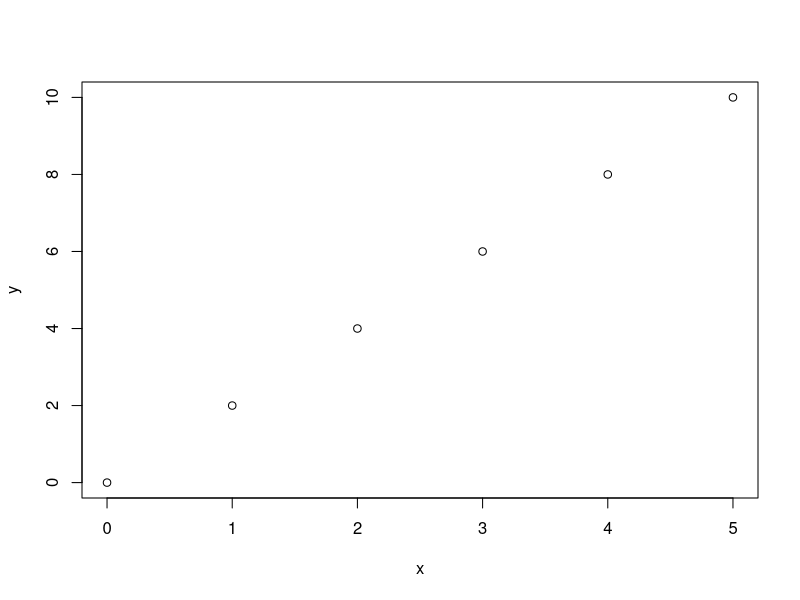
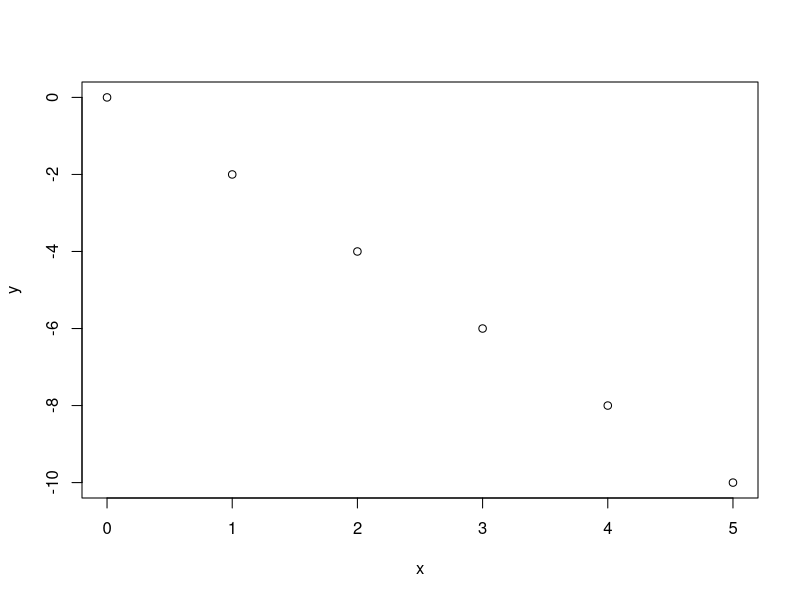
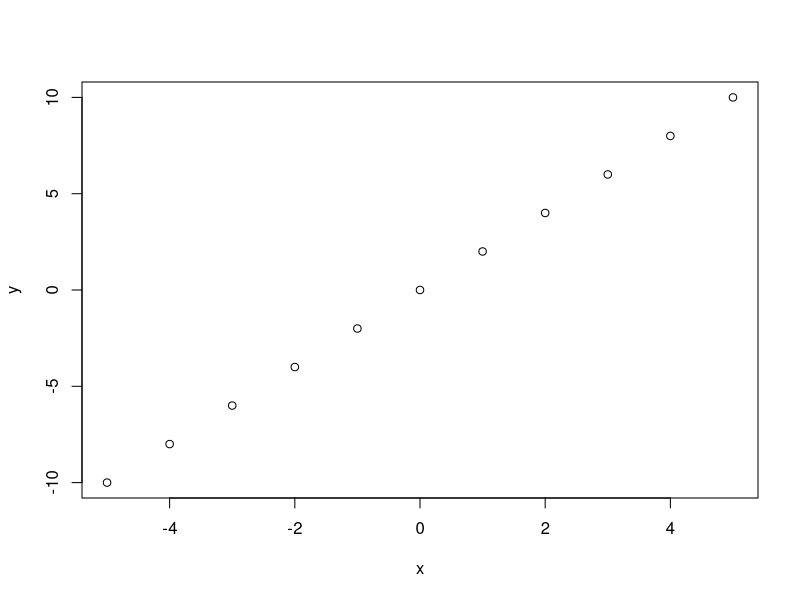
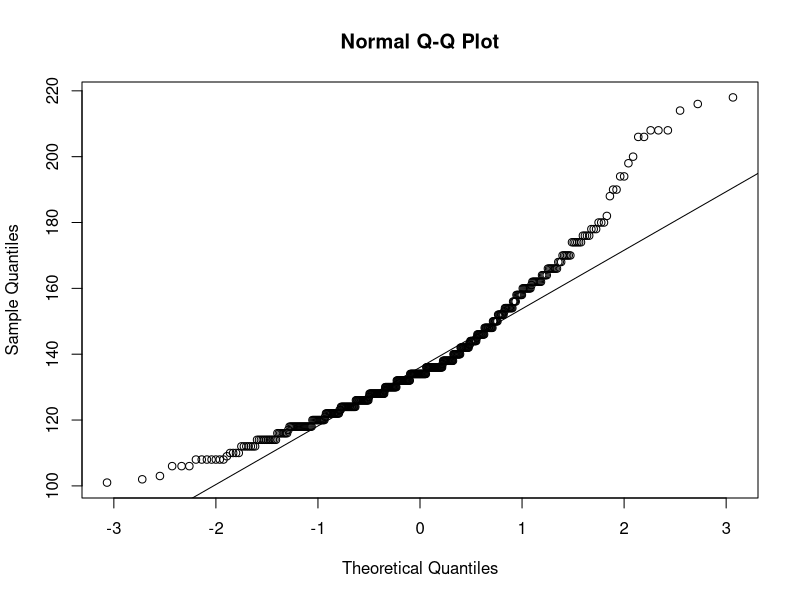
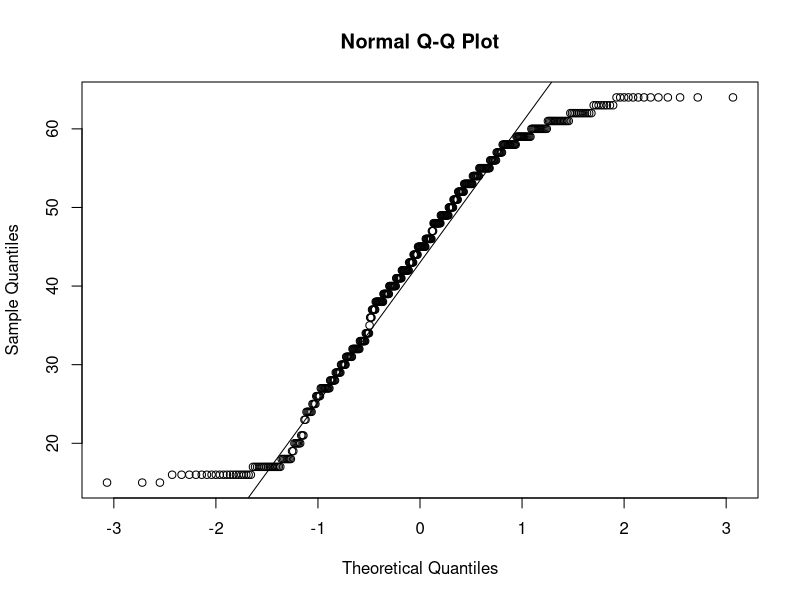
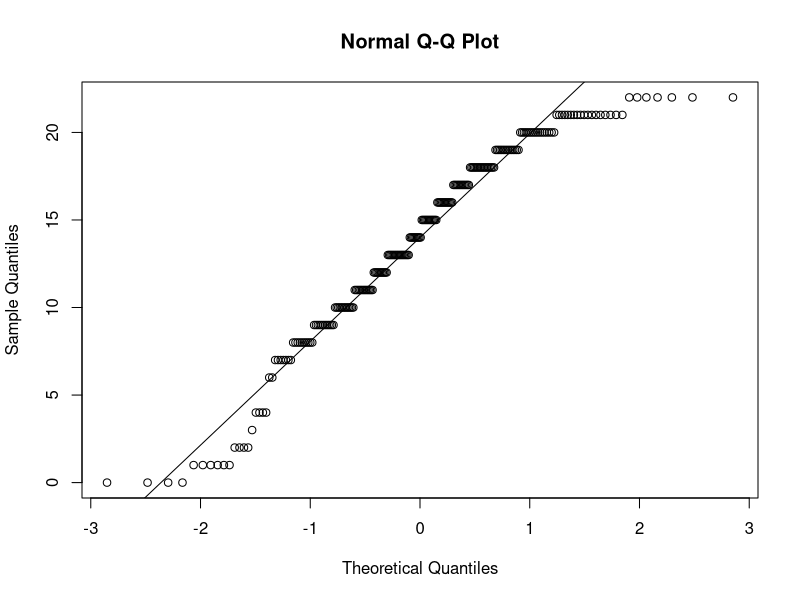
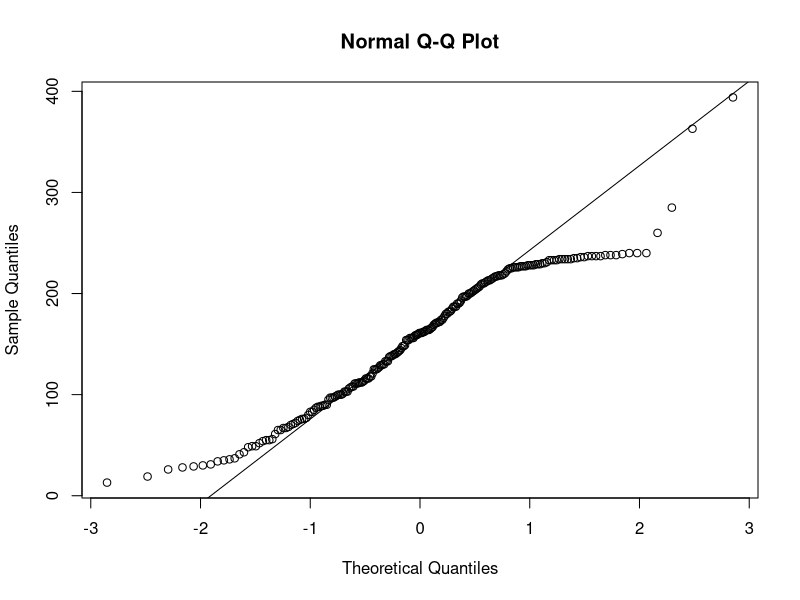
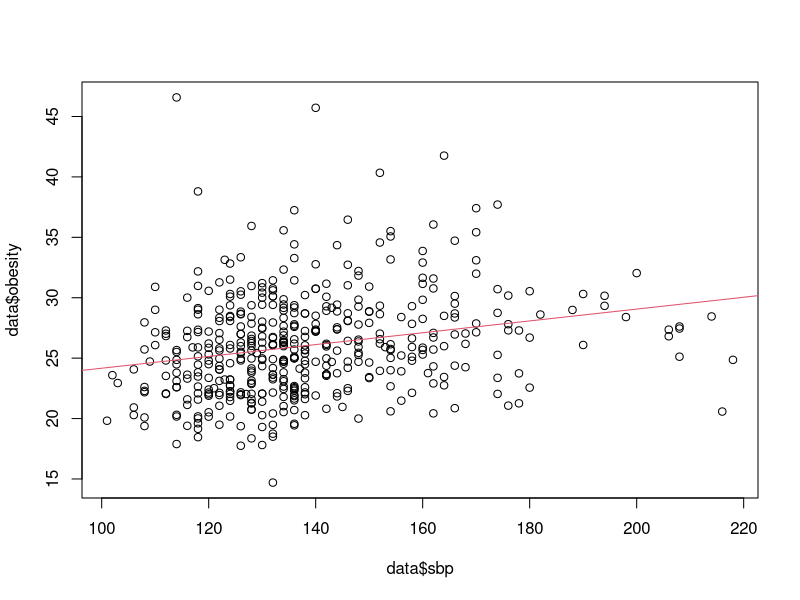

Write the R code that produced these figures, in order.
# Recap Exercises
# 1) F-Test
# 2) Similar comparing average of two samples, unpaired t is mean and paramteric, MW U is mediam and non-paramentric
# 3) No non-parametric, uses ranks of vars and doesn't assume normality 
# 4) x Testing whether a population is likely to have a given proportion of successes, given a sample
# 5) x chi-square and fishers exact are to test for association between vars, f exact is for small samples
# 6) type I error is false reject of H0 (false positive), type II error is false reject of H1 (false negative)


x<- c(0, 1, 2, 3, 4, 5)
y<- c(0, 2, 4, 6, 8, 10)
plot(x,y)


# Exercise 1
# 1) 
x <- c(0, 1, 2, 3, 4, 5)
y <- c(0, -2, -4, -6, -8, -10)
plot(x,y)
# y = -2x
# 2)
x <- c(-5, -4, -3, -2, -1,0, 1, 2, 3, 4, 5)
y <- c (-10, -8, -6, -4, -2, 0, 2, 4, 6, 8, 10)        
plot(x,y)
# y = 2x

# Exercise 2
A <- c(1,2,3,4)
B <- c(2,4,6,8)
D <- c(-2,-4,-6,-8)
cor(A,B)
cor(A, D)

# Exercise 3
# 1)
x <- c(0, 1, 2, 3, 4, 5) 
y <- c(0, -2, -4, -6, -8, -10)
cor.test(x,y)
# since p<0.05 we can reject correlation = 0
# 2)
x <- c(-5, -4, -3, -2, -1, 0, 1, 2, 3, 4, 5) 
y <- c(-10, -7, -6, -3, -2, 0, 1, 4, 6, 8, 10)
cor.test(x,y)                                                    
# since p<0.05 we can reject correlation = 0

# Exercise 4
data <- read.csv("CHD.csv")
str(data)
# 1)
qqnorm(data$sbp)
qqline(data$sbp)
qqnorm(data$age)
qqline(data$age)
cor.test(data$sbp, data$age)
?cor.test
# since p<0.05 we can reject correlation is zero
# weak positive correlation
# 2)
data <- read.csv("A and E Data.csv")
str(data)
cor.test(data$Arrival.Hour, data$Mins.on.AE, method = 'spearman')
# use spearman's because variables are not normal 
qqnorm(data$Arrival.Hour)
qqline(data$Arrival.Hour)
qqnorm(data$Mins.on.AE)
qqline(data$Mins.on.AE)

# Exercise 5
# 1)
data <- read.csv("CHD.csv")
lm(data$obesity ~ data$sbp)
plot(data$sbp, data$obesity)
abline(lm(data$obesity ~ data$sbp), col = 2)
plot(lm(data$obesity ~ data$sbp))       
summary(lm(data$obesity ~ data$sbp))
# assumptions met
# can reject parameters are zero
# can reject mean is a better model
# 2)
lm(data$alcohol~data$obesity)
plot(data$alcohol, data$obesity)
?abline
abline(lm(data$alcohol~data$obesity), col=2)
plot(lm(data$alcohol~data$obesity))
summary(lm(data$alcohol~data$obesity))
# assumptions not met
# can't reject parameters shouldn't be zero
# can't reject mean is a better model
# 3)
plot(data$obesity, data$sbp)
model <- lm(data$sbp ~ data$obesity)
abline(model$coefficients)
plot(model) # assumptions met
summary(model) # model only explains 5% variance in dependent
# 4)
plot(data$sbp, data$age)
model <- lm(data$age ~ data$sbp)
abline(model$coefficients, col=2)
plot(model) # assumptions met enough
summary(model)

# Exercise 6
data <- read.csv("CHD.csv")
# 1)
model <- lm(data$sbp ~ data$obesity + data$tobacco +data$age)
summary(model)
plot(model) # residuals and fitted not related
# obesity and age may predict sbp better than mean
# 2)
model <- lm(data$sbp ~ data$famhist)
summary(model)
plot(model)
# here binary variable, it means on average people with famhist have higher sbp
# and on average it is 3.56 times higher


# Exercise 7
## Annette Dobson (1990) "An Introduction to Generalized Linear Models".
## Page 9: Plant Weight Data.
ctl <- c(4.17, 5.58, 5.18, 6.11, 4.50, 4.61, 5.17, 4.53, 5.33, 5.14)
trt <- c(4.81, 4.17, 4.41, 3.59, 5.87, 3.83, 6.03, 4.89, 4.32, 4.69)
group <- gl(2, 10, 20, labels = c("Ctl","Trt"))
weight <- c(ctl, trt)
head(group)
group
weight
tree = data.frame(weight, group)
tree
summary(lm(weight ~ group, data=tree))
# on average trees that are treated are lighter by a factor of 0.37
# but this wasn't significant and is consistent with chance
# can't say treatment systematically affects weight
# this is mathematically equivalent to doing a t-test!